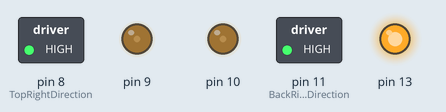
Recording of a sketch running on a simulated Arduino Uno, built with avr-gcc and run on an emulated ATmega328P. Shown: switched loads named in the sketch (green lamp = pin HIGH), output pins drawn as LEDs (lit = HIGH). What the sketch prints to the serial monitor is not drawn.

Above: at 0.05 s.
At 8.0 s:
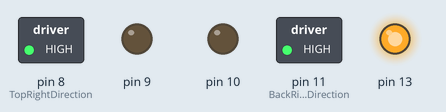
Timing chart, 0 to 9.2 s (numbered marks = the images above):
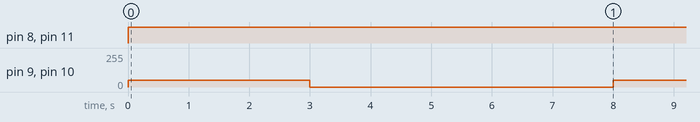

The sketch:

motor_test.ino
```cpp
#include <PWM.h> //Used to set pwm frequency to 20khz

//PINS: 3, 9, 10

#define RIGHT_SIDE false

int TopRightDirection = 8; // pin connected to the "Dir"
int TopRightMotor = 9; // pin connected to "P" PWM Signal input"

int BackRightDirection = 11;
int BackRightMotor = 10;

int TopLeftDirection = 8;
int TopLeftMotor = 9;

int BackLeftDirection = 11;
int BackLeftMotor = 10;

int32_t frequency = 20000; //frequency (in Hz) 20khz

bool successTop = false;
bool successBack = false;

void setup() {
    //initialize all timers except for 0, to save time keeping functions
    InitTimersSafe();

    Serial.begin(9600);

    Serial.println("starting.");

    //sets the frequency for the specified pin

    if (RIGHT_SIDE) {
        successTop = SetPinFrequencySafe(TopRightMotor, frequency);
        successBack = SetPinFrequencySafe(BackRightMotor, frequency);
    } else {
        successTop = SetPinFrequencySafe(TopLeftMotor, frequency);
        successBack = SetPinFrequencySafe(BackLeftMotor, frequency);
    }

    //if the pin frequency was set successfully, turn pin 13 on (Built in LED)
    if (successTop && successBack) {
        pinMode(13, OUTPUT);
        digitalWrite(13, HIGH);
    } else {
        pinMode(13, OUTPUT);
        digitalWrite(13, LOW);
    }

    if (RIGHT_SIDE) {
        pinMode(TopRightDirection, OUTPUT);
        pinMode(BackRightDirection, OUTPUT);
    } else {
        pinMode(TopLeftDirection, OUTPUT);
        pinMode(BackLeftDirection, OUTPUT);
    }
}

void loop() {
    if (!(successBack && successTop)) {
        Serial.print(successBack);
        Serial.print(" ");
        Serial.print(successTop);
        Serial.println();

        delay(3000);
        return;
    }

    int topDir = TopLeftDirection;
    int backDir = BackLeftDirection;

    int topMotor = TopLeftMotor;
    int backMotor = BackLeftMotor;

    if (RIGHT_SIDE) {
        topDir = TopRightDirection;
        backDir = BackRightDirection;

        topMotor = TopRightMotor;
        backMotor = BackRightMotor;
    }

    digitalWrite(topDir, HIGH);
    digitalWrite(backDir, HIGH);

    pwmWrite(topMotor, 50);
    pwmWrite(backMotor, 50);

    delay(3000);

    pwmWrite(topMotor, 0);
    pwmWrite(backMotor, 0);

    delay(5000);
}
```

Measured:
- by itself, pin 8 (TopRightDirection), pin 11 (BackRightDirection): LOW → HIGH at 0.00 s
- by itself, pin 9, pin 10: alternates 50/255 for 3.0 s and 0/255 for 5.0 s
